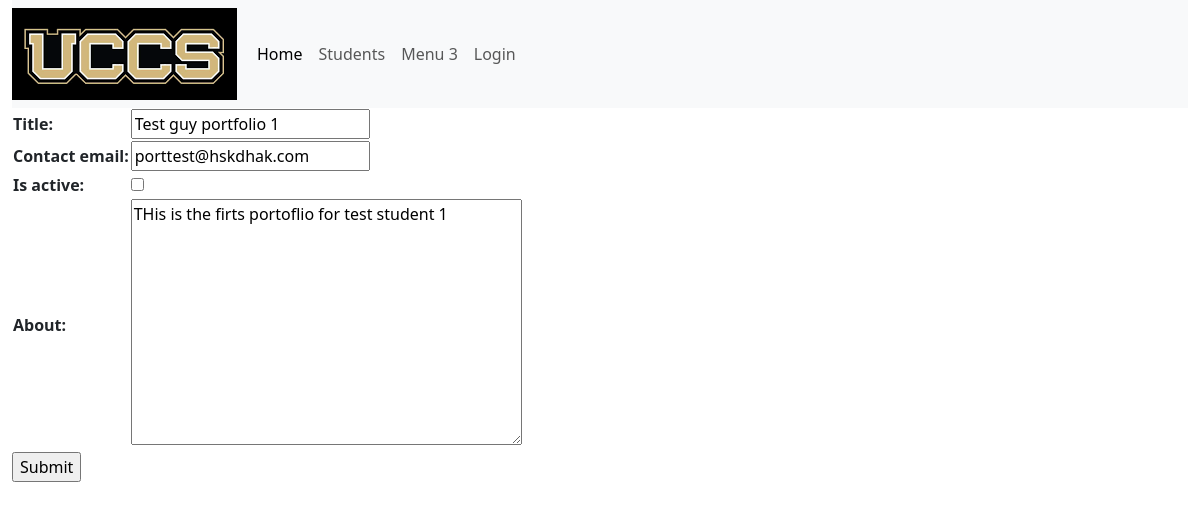
The app's page /student/3/update_portfolio/1, older data.
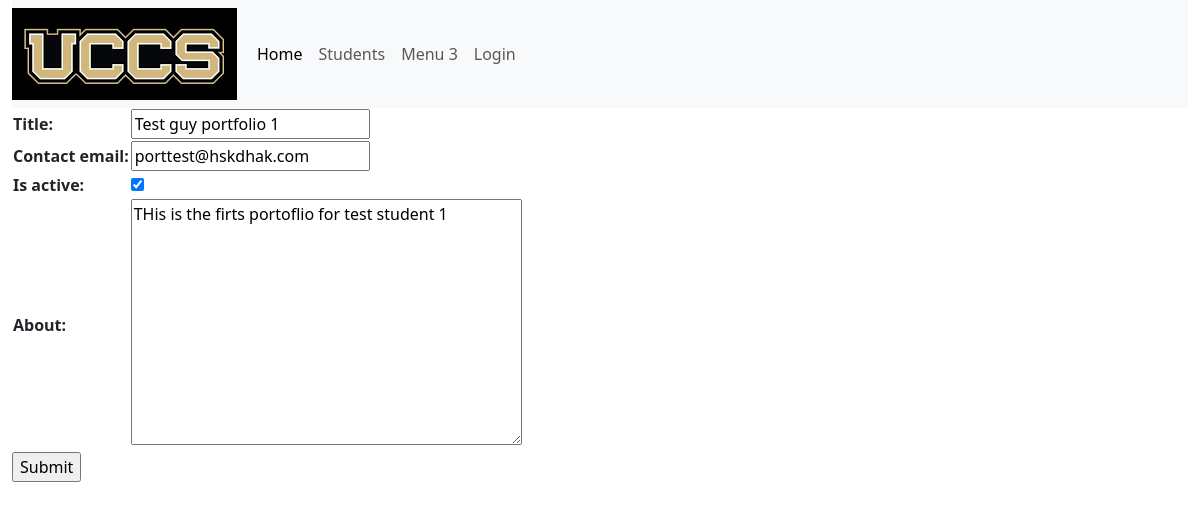
The same page, newer data.
### portfolio_app/models.py (models this page shows, shortened)
class Portfolio(models.Model):
    title = models.CharField(max_length=200)
    contact_email = models.CharField(max_length=200)
    is_active = models.BooleanField(default=False)
    about = models.TextField(blank=True)

### portfolio_app/views.py (the view)
# urls.py: path('student/<int:student_id>/update_portfolio/<int:portfolio_id>', views.updatePortfolio, name='update-portfolio'),
def updatePortfolio(request, student_id, portfolio_id):
    project = Portfolio.objects.get(pk=portfolio_id)
    form = PortfolioForm(instance=project)
    if request.method == 'POST':
        form = PortfolioForm(request.POST)
        if form.is_valid():
            return redirect('student-detail', pk=student_id)
    context = {'form': form}
    return render(request, 'portfolio_app/portfolio_form.html', context)

### portfolio_app/forms.py
class PortfolioForm(ModelForm):
    class Meta:
        model = Portfolio
        fields = ('title', 'contact_email', 'is_active', 'about',)

### portfolio_app/templates/portfolio_app/portfolio_form.html (shortened to what this page needs)
{% extends "portfolio_app/base_template.html" %}
{% block content %}
<form action="" method="POST">
  <table>
    {{ form.as_table }}
  </table>
  <input type="submit" name="Submit">
</form>
{% endblock %}

Row changes from the older to the newer data that the page shows:
changed Portfolio "Test guy portfolio 1": is_active "☐" → "☑"
